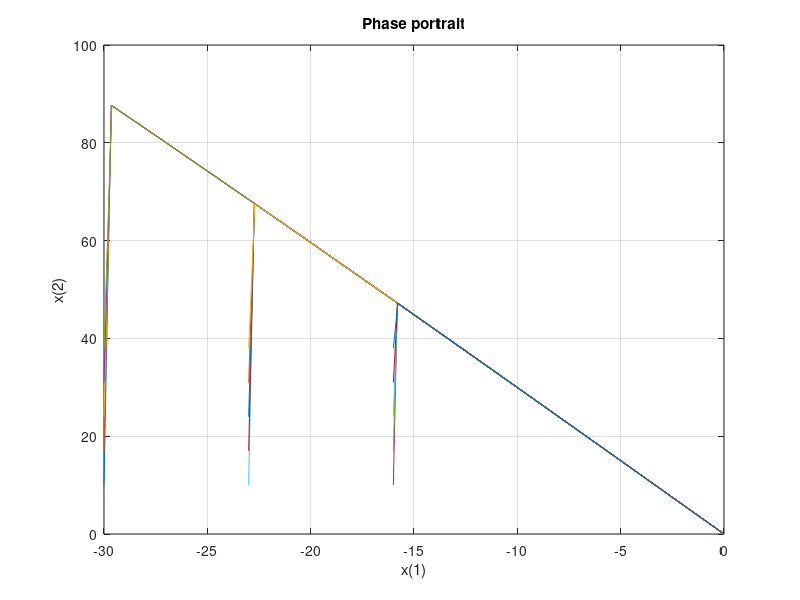

Write the MATLAB code that produced this figure.
%Phase portrait sistema 1, practica 2
  clear all;
  clc;
  a=1;
k=1000;
%backstepping control law
##u=(-2-a*cos(x(1)))*(x(1)+a*sin(x(1))+x(2))-x(1)-k*(x(2)+2*x(1)+a*sin(x(1)));


  pendulum = @(t,x)[x(1)+a*sin(x(1))+x(2);
   (-2-a*cos(x(1)))*(x(1)+a*sin(x(1))+x(2))-x(1)-k*(x(2)+2*x(1)+a*sin(x(1)))];


%time step
  t_time=linspace(0,10,700)
  %Initial Conditions:
    %x_0: (angulo_j, velocidad_i)
##     xo(1)=-20; %initial condition 
##       xo(2)=30;
  for i=-30:7:-10
    for j=10:7:40
    [t,x ] = ode45 (pendulum,t_time,[i*pi/180,j*pi/180] );

  plot((180/pi)*x(:,1),(180/pi)*x(:,2))
  hold on
  drawnow
  endfor
  endfor

  grid on
% adding label to the x-axis
xlabel('x(1)');
 
% adding label to the y-axis
ylabel('x(2)');
 
% adding title for the plot
title('Phase portrait');
pkg load optim

    pendulum_A = @(x)[x(1)+a*sin(x(1))+x(2);
   (-2-a*cos(x(1)))*(x(1)+a*sin(x(1))+x(2))-x(1)-k*(x(2)+2*x(1)+a*sin(x(1)))];
  A=jacobs([0,0], pendulum_A)
  lambda = eig (A)